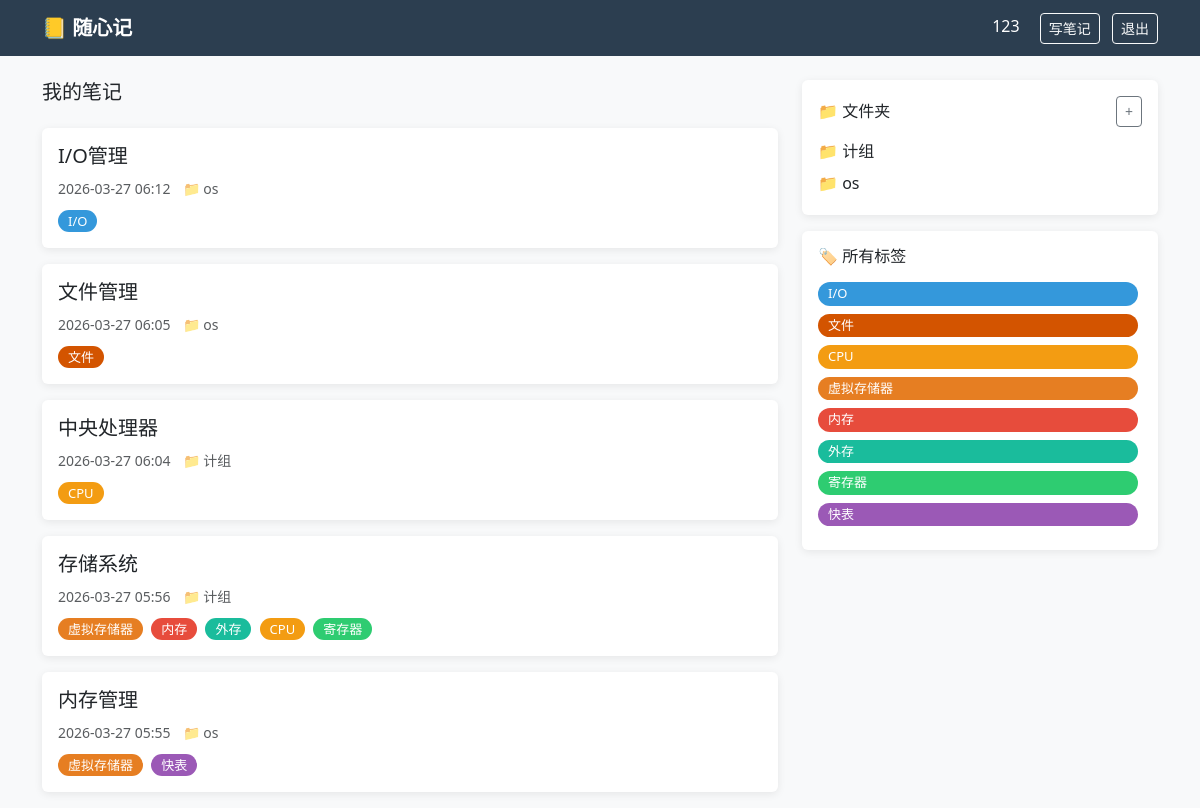
Screenshot of / (signed in) with the database file from the repository.
### app.py (models this page shows)
class User(UserMixin, db.Model):
    id = db.Column(db.Integer, primary_key=True)
    username = db.Column(db.String(80), unique=True, nullable=False)
    password = db.Column(db.String(200), nullable=False)
    notes = db.relationship('Note', backref='author', lazy=True)

class Note(db.Model):
    id = db.Column(db.Integer, primary_key=True)
    title = db.Column(db.String(200), nullable=False)
    content = db.Column(db.Text, nullable=False)
    created_at = db.Column(db.DateTime, default=datetime.utcnow)
    user_id = db.Column(db.Integer, db.ForeignKey('user.id'), nullable=False)
    folder_id = db.Column(db.Integer, db.ForeignKey('folder.id'), nullable=True)
    is_public = db.Column(db.Boolean, default=False)
    tags = db.relationship('Tag', secondary=note_tags, backref='notes')

class Folder(db.Model):
    id = db.Column(db.Integer, primary_key=True)
    name = db.Column(db.String(100), nullable=False)
    user_id = db.Column(db.Integer, db.ForeignKey('user.id'), nullable=False)
    notes = db.relationship('Note', backref='folder', lazy=True)

class Tag(db.Model):
    id = db.Column(db.Integer, primary_key=True)
    name = db.Column(db.String(50), unique=True, nullable=False)

### app.py (the view)
@app.route('/')
@login_required
def index():
    notes = Note.query.filter_by(user_id=current_user.id).order_by(Note.created_at.desc()).all()
    folders = Folder.query.filter_by(user_id=current_user.id).all()
    return render_template('index.html', notes=notes, folders=folders)

### app.py (called while the page is built)
@login_manager.user_loader
def load_user(user_id):
    return User.query.get(int(user_id))

### templates/index.html (shortened to what this page needs)
{% extends 'base.html' %}
{% block content %}
<div class="row">
    <div class="col-md-8">
        <h5 class="mb-4">我的笔记</h5>
        {% for note in notes %}
        <div class="card mb-3 p-3">
            <div class="d-flex justify-content-between align-items-start">
                <div>
                    <h5><a href="/notes/{{ note.id }}" class="text-decoration-none text-dark">{{ note.title }}</a></h5>
                    <small class="text-muted">{{ note.created_at.strftime('%Y-%m-%d %H:%M') }}</small>
                    {% if note.folder %}
                    <small class="text-muted ms-2">📁 {{ note.folder.name }}</small>
                    {% endif %}
                    <div class="mt-2">
                        {% for tag in note.tags %}
                        <a href="/tags/{{ tag.id }}" class="tag-badge tag-color-{{ tag.id % 8 }}">{{ tag.name }}</a>
                        {% endfor %}
                    </div>
                </div>
            </div>
        </div>
        {% else %}
        <div class="card p-4 text-center text-muted">
            <p>还没有笔记，快去写第一篇吧！</p>
            <a href="/notes/new" class="btn btn-dark">写笔记</a>
        </div>
        {% endfor %}
    </div>
    <div class="col-md-4">
        <div class="card p-3 mb-3">
            <div class="d-flex justify-content-between align-items-center mb-2">
                <h6 class="mb-0">📁 文件夹</h6>
                <button class="btn btn-sm btn-outline-secondary" data-bs-toggle="collapse" data-bs-target="#newFolderForm">+</button>
            </div>
            {% for folder in folders %}
            <a href="/folders/{{ folder.id }}" class="d-block text-decoration-none text-dark py-1">
                📁 {{ folder.name }}
            </a>
            {% else %}
            <p class="text-muted small mb-0">还没有文件夹</p>
            {% endfor %}
        </div>
        <div class="card p-3">
            <h6 class="mb-3">🏷️ 所有标签</h6>
            {% set all_tags = [] %}
            {% for note in notes %}
                {% for tag in note.tags %}
                    {% if tag not in all_tags %}
                        {% set _ = all_tags.append(tag) %}
                    {% endif %}
                {% endfor %}
            {% endfor %}
            {% for tag in all_tags %}
            <a href="/tags/{{ tag.id }}" class="tag-badge tag-color-{{ tag.id % 8 }} d-inline-block mb-2">{{ tag.name }}</a>
            {% else %}
            <p class="text-muted small mb-0">还没有标签</p>
            {% endfor %}
        </div>
    </div>
</div>
{% endblock %}

### templates/base.html (shortened to what this page needs)
<!DOCTYPE html>
<html>
<head>
    <link href="https://cdn.jsdelivr.net/npm/bootstrap@5.3.0/dist/css/bootstrap.min.css" rel="stylesheet">
    <link rel="stylesheet" href="https://cdn.jsdelivr.net/npm/easymde/dist/easymde.min.css">
</head>
<body>
    <nav class="navbar navbar-dark mb-4">
        <div class="container">
            <a class="navbar-brand fw-bold" href="/">📒 随心记</a>
            {% if current_user.is_authenticated %}
            <div>
                <span class="text-white me-3">{{ current_user.username }}</span>
                <a href="/notes/new" class="btn btn-sm btn-outline-light me-2">写笔记</a>
                <a href="/logout" class="btn btn-sm btn-outline-light">退出</a>
            </div>
            {% endif %}
        </div>
    </nav>
    <div class="container">
        {% block content %}{% endblock %}
    </div>
</body>
</html>

### templates/base.html (style rules this page uses)
body { background-color: #f8f9fa; }
.navbar { background-color: #2c3e50 !important; }
.card { border: none; box-shadow: 0 2px 8px rgba(0,0,0,0.08); }
.tag-badge { padding: 2px 10px; border-radius: 12px; font-size: 13px; text-decoration: none; margin-right: 4px; color: white; }
.tag-color-0 { background-color: #3498db; }
.tag-color-1 { background-color: #2ecc71; }
.tag-color-2 { background-color: #e67e22; }
.tag-color-3 { background-color: #9b59b6; }
.tag-color-4 { background-color: #e74c3c; }
.tag-color-5 { background-color: #1abc9c; }
.tag-color-6 { background-color: #f39c12; }
.tag-color-7 { background-color: #d35400; }

### rows the page displays
User: username "123"
Note: title "I/O管理", created_at "2026-03-27 06:12", folder.name "os"
Tag: name "I/O"
Note: title "文件管理", created_at "2026-03-27 06:05", folder.name "os"
Tag: name "文件"
Note: title "中央处理器", created_at "2026-03-27 06:04", folder.name "计组"
Tag: name "CPU"
Note: title "存储系统", created_at "2026-03-27 05:56", folder.name "计组"
Tag: name "虚拟存储器"
Tag: name "内存"
Tag: name "外存"
Tag: name "寄存器"
Note: title "内存管理", created_at "2026-03-27 05:55", folder.name "os"
Tag: name "快表"
Folder: name "计组"
Folder: name "os"
